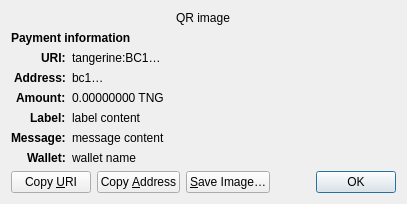
<?xml version="1.0" encoding="UTF-8"?>
<ui version="4.0">
 <class>ReceiveRequestDialog</class>
 <widget class="QDialog" name="ReceiveRequestDialog">
  <property name="geometry">
   <rect>
    <x>0</x>
    <y>0</y>
    <width>413</width>
    <height>229</height>
   </rect>
  </property>
  <property name="windowTitle">
   <string>Request payment to …</string>
  </property>
  <layout class="QGridLayout" name="gridLayout" columnstretch="0,1">
   <property name="sizeConstraint">
    <enum>QLayout::SetFixedSize</enum>
   </property>
   <item row="0" column="0" colspan="2" alignment="Qt::AlignHCenter">
    <widget class="QRImageWidget" name="qr_code">
     <property name="text">
      <string notr="true">QR image</string>
     </property>
     <property name="textInteractionFlags">
      <set>Qt::NoTextInteraction</set>
     </property>
    </widget>
   </item>
   <item row="1" column="0" colspan="2">
    <widget class="QLabel" name="payment_header">
     <property name="font">
      <font>
       <weight>75</weight>
       <bold>true</bold>
      </font>
     </property>
     <property name="text">
      <string>Payment information</string>
     </property>
     <property name="textInteractionFlags">
      <set>Qt::NoTextInteraction</set>
     </property>
    </widget>
   </item>
   <item row="2" column="0" alignment="Qt::AlignRight|Qt::AlignTop">
    <widget class="QLabel" name="uri_tag">
     <property name="font">
      <font>
       <weight>75</weight>
       <bold>true</bold>
      </font>
     </property>
     <property name="text">
      <string notr="true">URI:</string>
     </property>
     <property name="textFormat">
      <enum>Qt::PlainText</enum>
     </property>
     <property name="textInteractionFlags">
      <set>Qt::NoTextInteraction</set>
     </property>
    </widget>
   </item>
   <item row="2" column="1" alignment="Qt::AlignTop">
    <widget class="QLabel" name="uri_content">
     <property name="text">
      <string notr="true">tangerine:BC1…</string>
     </property>
     <property name="textFormat">
      <enum>Qt::RichText</enum>
     </property>
     <property name="wordWrap">
      <bool>true</bool>
     </property>
     <property name="textInteractionFlags">
      <set>Qt::TextSelectableByMouse</set>
     </property>
    </widget>
   </item>
   <item row="3" column="0" alignment="Qt::AlignRight|Qt::AlignTop">
    <widget class="QLabel" name="address_tag">
     <property name="font">
      <font>
       <weight>75</weight>
       <bold>true</bold>
      </font>
     </property>
     <property name="text">
      <string>Address:</string>
     </property>
     <property name="textInteractionFlags">
      <set>Qt::NoTextInteraction</set>
     </property>
    </widget>
   </item>
   <item row="3" column="1" alignment="Qt::AlignTop">
    <widget class="QLabel" name="address_content">
     <property name="text">
      <string notr="true">bc1…</string>
     </property>
     <property name="textFormat">
      <enum>Qt::PlainText</enum>
     </property>
     <property name="textInteractionFlags">
      <set>Qt::TextSelectableByMouse</set>
     </property>
    </widget>
   </item>
   <item row="4" column="0" alignment="Qt::AlignRight|Qt::AlignTop">
    <widget class="QLabel" name="amount_tag">
     <property name="font">
      <font>
       <weight>75</weight>
       <bold>true</bold>
      </font>
     </property>
     <property name="text">
      <string>Amount:</string>
     </property>
     <property name="textInteractionFlags">
      <set>Qt::NoTextInteraction</set>
     </property>
    </widget>
   </item>
   <item row="4" column="1" alignment="Qt::AlignTop">
    <widget class="QLabel" name="amount_content">
     <property name="text">
      <string notr="true">0.00000000 TNG</string>
     </property>
     <property name="textFormat">
      <enum>Qt::PlainText</enum>
     </property>
     <property name="textInteractionFlags">
      <set>Qt::TextSelectableByMouse</set>
     </property>
    </widget>
   </item>
   <item row="5" column="0" alignment="Qt::AlignRight|Qt::AlignTop">
    <widget class="QLabel" name="label_tag">
     <property name="font">
      <font>
       <weight>75</weight>
       <bold>true</bold>
      </font>
     </property>
     <property name="text">
      <string>Label:</string>
     </property>
     <property name="textInteractionFlags">
      <set>Qt::NoTextInteraction</set>
     </property>
    </widget>
   </item>
   <item row="5" column="1" alignment="Qt::AlignTop">
    <widget class="QLabel" name="label_content">
     <property name="text">
      <string notr="true">label content</string>
     </property>
     <property name="textFormat">
      <enum>Qt::PlainText</enum>
     </property>
     <property name="wordWrap">
      <bool>true</bool>
     </property>
     <property name="textInteractionFlags">
      <set>Qt::TextSelectableByMouse</set>
     </property>
    </widget>
   </item>
   <item row="6" column="0" alignment="Qt::AlignRight|Qt::AlignTop">
    <widget class="QLabel" name="message_tag">
     <property name="font">
      <font>
       <weight>75</weight>
       <bold>true</bold>
      </font>
     </property>
     <property name="text">
      <string>Message:</string>
     </property>
     <property name="textInteractionFlags">
      <set>Qt::NoTextInteraction</set>
     </property>
    </widget>
   </item>
   <item row="6" column="1" alignment="Qt::AlignTop">
    <widget class="QLabel" name="message_content">
     <property name="text">
      <string notr="true">message content</string>
     </property>
     <property name="textFormat">
      <enum>Qt::PlainText</enum>
     </property>
     <property name="wordWrap">
      <bool>true</bool>
     </property>
     <property name="textInteractionFlags">
      <set>Qt::TextSelectableByMouse</set>
     </property>
    </widget>
   </item>
   <item row="7" column="0" alignment="Qt::AlignRight|Qt::AlignTop">
    <widget class="QLabel" name="wallet_tag">
     <property name="font">
      <font>
       <weight>75</weight>
       <bold>true</bold>
      </font>
     </property>
     <property name="text">
      <string>Wallet:</string>
     </property>
     <property name="textInteractionFlags">
      <set>Qt::NoTextInteraction</set>
     </property>
    </widget>
   </item>
   <item row="7" column="1" alignment="Qt::AlignTop">
    <widget class="QLabel" name="wallet_content">
     <property name="text">
      <string notr="true">wallet name</string>
     </property>
     <property name="textFormat">
      <enum>Qt::PlainText</enum>
     </property>
     <property name="wordWrap">
      <bool>true</bool>
     </property>
     <property name="textInteractionFlags">
      <set>Qt::TextSelectableByMouse</set>
     </property>
    </widget>
   </item>
   <item row="8" column="0" colspan="2">
    <layout class="QHBoxLayout" name="horizontalLayout">
     <item>
      <widget class="QPushButton" name="btnCopyURI">
       <property name="text">
        <string>Copy &amp;URI</string>
       </property>
       <property name="autoDefault">
        <bool>false</bool>
       </property>
      </widget>
     </item>
     <item>
      <widget class="QPushButton" name="btnCopyAddress">
       <property name="text">
        <string>Copy &amp;Address</string>
       </property>
       <property name="autoDefault">
        <bool>false</bool>
       </property>
      </widget>
     </item>
     <item>
      <widget class="QPushButton" name="btnSaveAs">
       <property name="text">
        <string>&amp;Save Image…</string>
       </property>
       <property name="autoDefault">
        <bool>false</bool>
       </property>
      </widget>
     </item>
     <item>
      <spacer name="horizontalSpacer_2">
       <property name="orientation">
        <enum>Qt::Horizontal</enum>
       </property>
       <property name="sizeHint" stdset="0">
        <size>
         <width>40</width>
         <height>20</height>
        </size>
       </property>
      </spacer>
     </item>
     <item>
      <widget class="QDialogButtonBox" name="buttonBox">
       <property name="focusPolicy">
        <enum>Qt::StrongFocus</enum>
       </property>
       <property name="standardButtons">
        <set>QDialogButtonBox::Ok</set>
       </property>
      </widget>
     </item>
    </layout>
   </item>
  </layout>
 </widget>
 <customwidgets>
  <customwidget>
   <class>QRImageWidget</class>
   <extends>QLabel</extends>
   <header>qt/qrimagewidget.h</header>
  </customwidget>
 </customwidgets>
 <tabstops>
  <tabstop>buttonBox</tabstop>
  <tabstop>btnCopyURI</tabstop>
  <tabstop>btnCopyAddress</tabstop>
  <tabstop>btnSaveAs</tabstop>
 </tabstops>
 <resources/>
 <connections>
  <connection>
   <sender>buttonBox</sender>
   <signal>accepted()</signal>
   <receiver>ReceiveRequestDialog</receiver>
   <slot>accept()</slot>
   <hints>
    <hint type="sourcelabel">
     <x>135</x>
     <y>230</y>
    </hint>
    <hint type="destinationlabel">
     <x>135</x>
     <y>126</y>
    </hint>
   </hints>
  </connection>
 </connections>
</ui>
